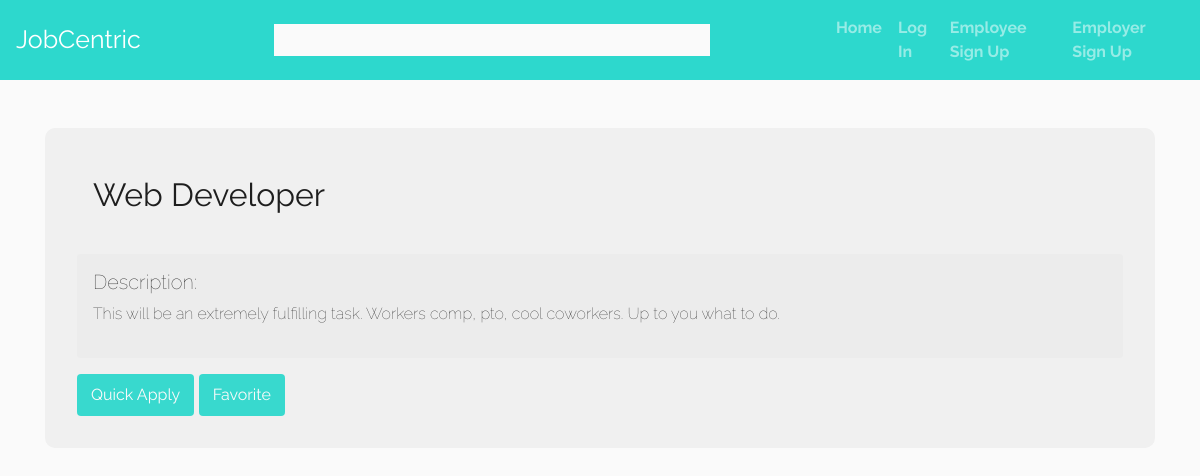
Page /listing/1/ on the earlier database version.
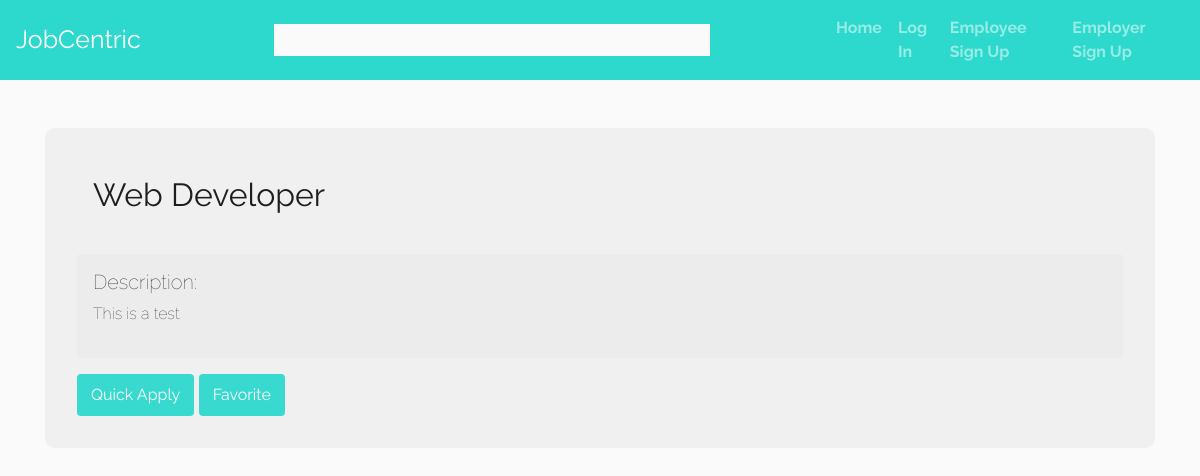
Same page on the later database version.
### job/models.py (models this page shows, shortened)
class Listing(models.Model):
    user = models.ForeignKey(User, on_delete=models.CASCADE, related_name="listing_user", default=0)
    applicants = models.ManyToManyField(User, symmetrical=False, related_name="listing_applicants")
    title = models.CharField(max_length=300)
    description = models.TextField(max_length=1500)
    location = models.CharField(max_length=150)
    job_type = models.CharField(choices=JOB_TYPE, max_length=1)
    category = models.CharField(choices=CATEGORY_TYPE, max_length=1, blank=True)
    compensation = models.CharField(choices=SALARY_TYPE, max_length=1)
    post_date = models.DateField(default=datetime.now().strftime("%Y-%m-%d"))
    is_open = models.BooleanField(default=True)

### job/views.py (the view)
class listing_detail_view(View):
    def get(self, request, *args, **kwargs):
        listing_id = kwargs['listing_id']
        template = 'listing_detail.html'
        listing = Listing.objects.get(id=listing_id)
        context = {
            'listing': listing
        }
        return render(request, template, context)

### templates/listing_detail.html (shortened to what this page needs)
</div>{% extends 'base_template.html' %}{% block content %}
<br />
<div class="listing__container">
  <div class="listing__header">
    <h2 id="header">{{listing.title}}</h2>
  </div>
  <div class="listing-hero__container">
    <h5>Description:</h5>
    <p>{{listing.description}}</p>
  </div>
  <button id=listing__button>
      <a href="/listing/{{listing.id}}/">Quick Apply</a>
  </button>
  <button id="favorite_button">
      <a href="/favorite/{{listing.id}}/">{% if not favorite %}Favorite{% else %}Unfavorite{% endif %}</a>
  </button>
 {% endblock %}

Differences in the rows shown:
changed Listing "Web Developer": description "This will be an extremely fulfilling task. Workers comp, pto, cool coworkers. Up to you what to do." → "This is a test"
